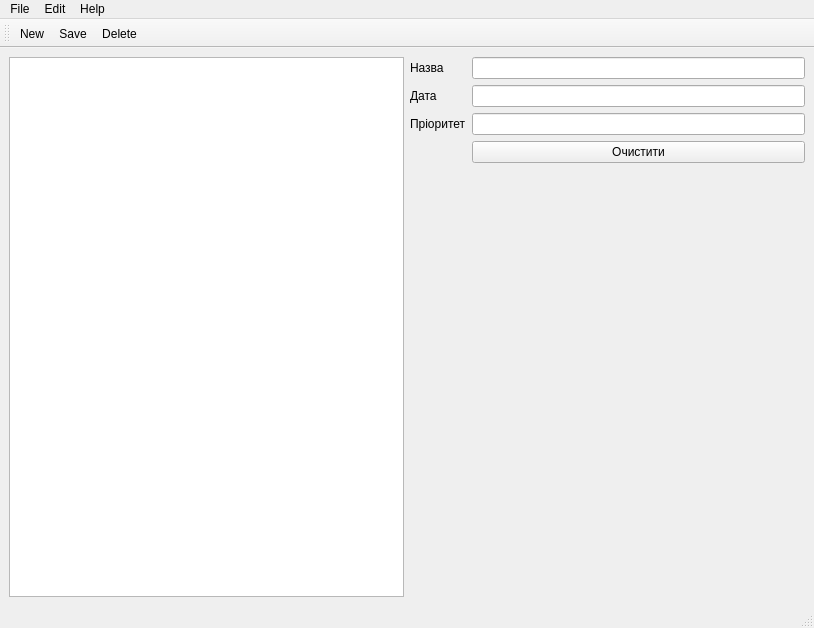
<?xml version="1.0" encoding="UTF-8"?>
<ui version="4.0">
 <class>MainWindow</class>
 <widget class="QMainWindow" name="MainWindow">
  <property name="geometry">
   <rect>
    <x>0</x>
    <y>0</y>
    <width>814</width>
    <height>628</height>
   </rect>
  </property>
  <property name="windowTitle">
   <string>MainWindow</string>
  </property>
  <widget class="QWidget" name="centralwidget">
   <layout class="QHBoxLayout" name="horizontalLayout">
    <item>
     <widget class="QListWidget" name="listWidget"/>
    </item>
    <item>
     <layout class="QFormLayout" name="formLayout_4">
      <item row="0" column="1">
       <widget class="QLineEdit" name="lineEdit_3"/>
      </item>
      <item row="1" column="0">
       <widget class="QLabel" name="label_2">
        <property name="text">
         <string>Дата</string>
        </property>
       </widget>
      </item>
      <item row="1" column="1">
       <widget class="QLineEdit" name="lineEdit_2"/>
      </item>
      <item row="0" column="0">
       <widget class="QLabel" name="label">
        <property name="text">
         <string>Назва</string>
        </property>
       </widget>
      </item>
      <item row="3" column="1">
       <widget class="QPushButton" name="pushButton">
        <property name="text">
         <string>Очистити</string>
        </property>
       </widget>
      </item>
      <item row="2" column="0">
       <widget class="QLabel" name="label_3">
        <property name="text">
         <string>Пріоритет</string>
        </property>
       </widget>
      </item>
      <item row="2" column="1">
       <widget class="QLineEdit" name="lineEdit"/>
      </item>
     </layout>
    </item>
   </layout>
  </widget>
  <widget class="QMenuBar" name="menubar">
   <property name="geometry">
    <rect>
     <x>0</x>
     <y>0</y>
     <width>814</width>
     <height>22</height>
    </rect>
   </property>
   <widget class="QMenu" name="menuFile">
    <property name="title">
     <string>File</string>
    </property>
    <addaction name="actionNew"/>
    <addaction name="actionSave"/>
    <addaction name="actionDelete"/>
    <addaction name="separator"/>
    <addaction name="actionExit"/>
   </widget>
   <widget class="QMenu" name="menuEdit">
    <property name="title">
     <string>Edit</string>
    </property>
    <addaction name="actionToggleTheme"/>
   </widget>
   <widget class="QMenu" name="menuHelp">
    <property name="title">
     <string>Help</string>
    </property>
   </widget>
   <addaction name="menuFile"/>
   <addaction name="menuEdit"/>
   <addaction name="menuHelp"/>
  </widget>
  <widget class="QStatusBar" name="statusbar"/>
  <widget class="QToolBar" name="toolBar">
   <property name="windowTitle">
    <string>toolBar</string>
   </property>
   <attribute name="toolBarArea">
    <enum>TopToolBarArea</enum>
   </attribute>
   <attribute name="toolBarBreak">
    <bool>false</bool>
   </attribute>
   <addaction name="actionNew"/>
   <addaction name="actionSave"/>
   <addaction name="actionDelete"/>
  </widget>
  <action name="actionNew">
   <property name="text">
    <string>New</string>
   </property>
   <property name="menuRole">
    <enum>QAction::MenuRole::NoRole</enum>
   </property>
  </action>
  <action name="actionSave">
   <property name="text">
    <string>Save</string>
   </property>
   <property name="menuRole">
    <enum>QAction::MenuRole::NoRole</enum>
   </property>
  </action>
  <action name="actionDelete">
   <property name="text">
    <string>Delete</string>
   </property>
   <property name="menuRole">
    <enum>QAction::MenuRole::NoRole</enum>
   </property>
  </action>
  <action name="actionExit">
   <property name="text">
    <string>Exit</string>
   </property>
   <property name="menuRole">
    <enum>QAction::MenuRole::NoRole</enum>
   </property>
  </action>
  <action name="actionToggleTheme">
   <property name="text">
    <string>Toggle Dark Mode</string>
   </property>
  </action>
 </widget>
 <resources/>
 <connections/>
</ui>
